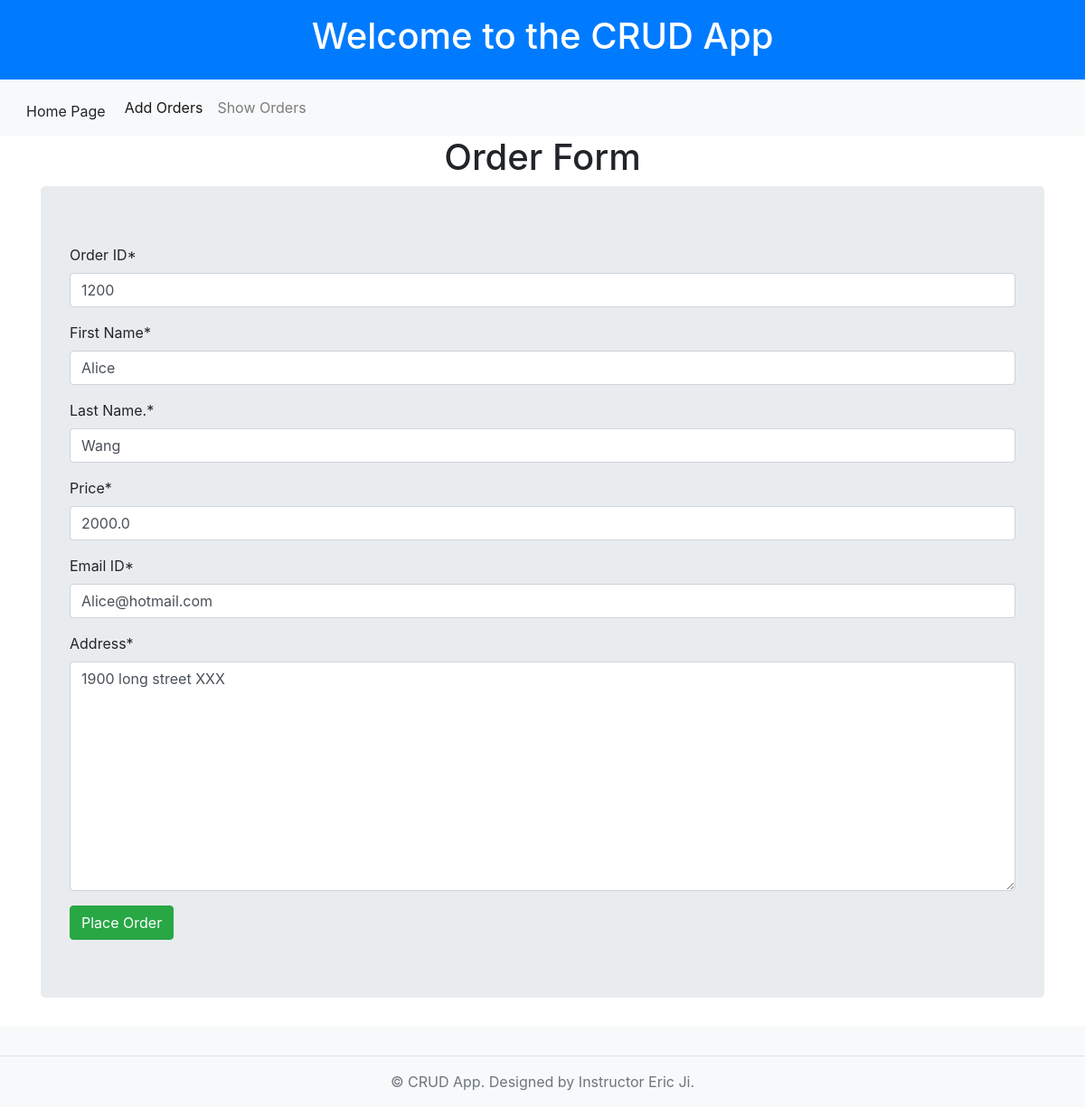
/crudapp/up/1200, run on the app's committed database.
### crudapp/models.py (models this page shows)
class Orders(models.Model):
    oid = models.IntegerField(primary_key=True)
    fname = models.CharField(max_length=20)
    lname = models.CharField(max_length=20)
    price = models.FloatField()
    mail = models.EmailField()
    addr = models.CharField(max_length=50)

### crudapp/views.py (the view)
# urls.py: path('up/<int:f_oid>', views.updateView, name= 'update_url'),
def updateView(request, f_oid):
    obj = Orders.objects.get(oid=f_oid)
    form = OrderForm(instance=obj)
    if request.method == 'POST':
        form = OrderForm(request.POST, instance=obj)
        if form.is_valid():
            form.save()
            return redirect('show_url')
    template_name = 'crudapp/order.html'
    context = {'form': form}
    return render(request, template_name, context)

### crudapp/forms.py
class OrderForm(forms.ModelForm):
    class Meta:
        model = Orders
        fields = '__all__'
        labels = {
            'oid': 'Order ID',
            'fname' : 'First Name',
            'lname' : 'Last Name.' ,
            'price' : 'Price' ,
            'mail' : 'Email ID',
            'addr' : 'Address' ,
        }
        widgets  ={
            'oid' : forms.NumberInput(attrs={'placeholder': 'eg. 101'}),
            'fname' : forms.TextInput(attrs={'placeholder': 'eg. Prosenjeet'}),
            'lname' : forms.TextInput(attrs={'placeholder': 'eg. Shil'}),
            'price' : forms.NumberInput(attrs={'placeholder': 'eg. 10000'}),
            'mail' : forms.EmailInput(attrs={'placeholder': 'eg. abc@xyz.com'}),
            'addr' : forms.Textarea(attrs={'placeholder': 'eg. IN'}),
        }

### templates/crudapp/order.html (shortened to what this page needs)
{% extends 'layout.html' %}
{% load crispy_forms_tags %}
{% block content %}
<center><h1>Order Form</h1></center>
<div class="container">
   <form method="post" class="jumbotron">
       {{form|crispy}}
       <input type="submit" value="Place Order" class="btn btn-success">
   </form>
</div>
{% endblock %}

### data on the page
Orders: oid "1200", fname "Alice", lname "Wang", price "2000.0", mail "Alice@hotmail.com", addr "1900 long street XXX"
